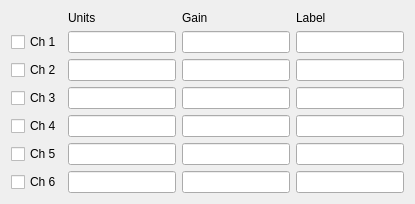
       <widget class="QWidget" name="tab_8">
        <property name="enabled">
         <bool>true</bool>
        </property>
        <attribute name="title">
         <string>Units and Gain</string>
        </attribute>
        <layout class="QGridLayout" name="gridLayout_3">
         <item row="3" column="1">
          <widget class="QLineEdit" name="unitsCh3"/>
         </item>
         <item row="2" column="1">
          <widget class="QLineEdit" name="unitsCh2"/>
         </item>
         <item row="1" column="2">
          <widget class="QLineEdit" name="gainCh1"/>
         </item>
         <item row="6" column="1">
          <widget class="QLineEdit" name="unitsCh6"/>
         </item>
         <item row="5" column="2">
          <widget class="QLineEdit" name="gainCh5"/>
         </item>
         <item row="4" column="3">
          <widget class="QLineEdit" name="labelCh4"/>
         </item>
         <item row="5" column="3">
          <widget class="QLineEdit" name="labelCh5"/>
         </item>
         <item row="6" column="2">
          <widget class="QLineEdit" name="gainCh6"/>
         </item>
         <item row="1" column="0">
          <widget class="QCheckBox" name="enCh1">
           <property name="text">
            <string>Ch 1</string>
           </property>
          </widget>
         </item>
         <item row="2" column="2">
          <widget class="QLineEdit" name="gainCh2"/>
         </item>
         <item row="1" column="1">
          <widget class="QLineEdit" name="unitsCh1"/>
         </item>
         <item row="3" column="2">
          <widget class="QLineEdit" name="gainCh3"/>
         </item>
         <item row="1" column="3">
          <widget class="QLineEdit" name="labelCh1"/>
         </item>
         <item row="5" column="0">
          <widget class="QCheckBox" name="enCh5">
           <property name="text">
            <string>Ch 5</string>
           </property>
          </widget>
         </item>
         <item row="6" column="0">
          <widget class="QCheckBox" name="enCh6">
           <property name="text">
            <string>Ch 6</string>
           </property>
           <property name="checked">
            <bool>false</bool>
           </property>
          </widget>
         </item>
         <item row="6" column="3">
          <widget class="QLineEdit" name="labelCh6"/>
         </item>
         <item row="0" column="3">
          <widget class="QLabel" name="label_9">
           <property name="text">
            <string>Label</string>
           </property>
          </widget>
         </item>
         <item row="0" column="1">
          <widget class="QLabel" name="label_35">
           <property name="text">
            <string>Units</string>
           </property>
          </widget>
         </item>
         <item row="4" column="1">
          <widget class="QLineEdit" name="unitsCh4"/>
         </item>
         <item row="4" column="2">
          <widget class="QLineEdit" name="gainCh4"/>
         </item>
         <item row="5" column="1">
          <widget class="QLineEdit" name="unitsCh5"/>
         </item>
         <item row="3" column="0">
          <widget class="QCheckBox" name="enCh3">
           <property name="text">
            <string>Ch 3</string>
           </property>
          </widget>
         </item>
         <item row="4" column="0">
          <widget class="QCheckBox" name="enCh4">
           <property name="text">
            <string>Ch 4</string>
           </property>
          </widget>
         </item>
         <item row="2" column="3">
          <widget class="QLineEdit" name="labelCh2"/>
         </item>
         <item row="3" column="3">
          <widget class="QLineEdit" name="labelCh3"/>
         </item>
         <item row="0" column="2">
          <widget class="QLabel" name="label_36">
           <property name="text">
            <string>Gain</string>
           </property>
          </widget>
         </item>
         <item row="2" column="0">
          <widget class="QCheckBox" name="enCh2">
           <property name="text">
            <string>Ch 2</string>
           </property>
          </widget>
         </item>
        </layout>
       </widget>
